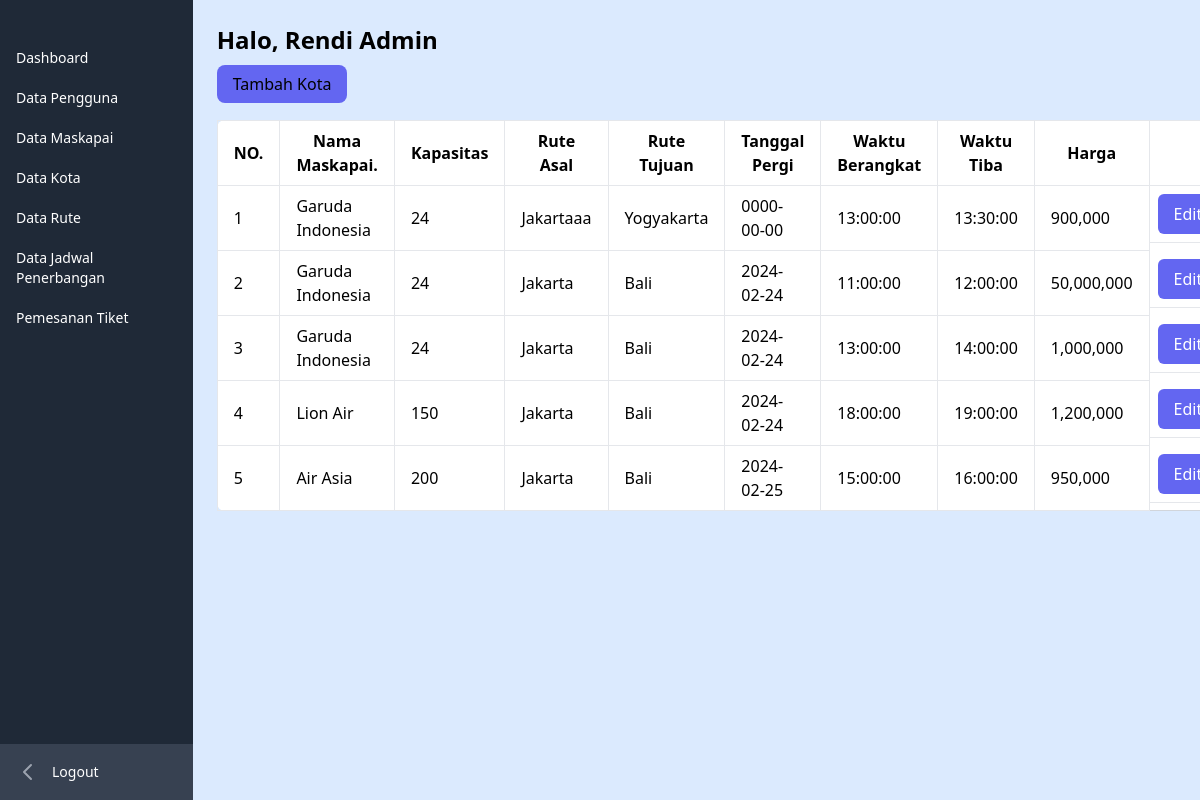
The page /admin/jadwal/index.php (signed in) on the database its author committed.
### tables this page shows
CREATE TABLE `jadwal_penerbangan` (
  `id_jadwal` int(11) NOT NULL,
  `id_rute` int(11) NOT NULL,
  `waktu_berangkat` time NOT NULL,
  `waktu_tiba` time NOT NULL,
  `harga` int(11) NOT NULL,
  `kapasitas_kursi` int(50) NOT NULL
);

CREATE TABLE `maskapai` (
  `id_maskapai` int(11) NOT NULL,
  `logo_maskapai` text DEFAULT NULL,
  `nama_maskapai` varchar(50) NOT NULL,
  `kapasitas` int(11) NOT NULL
);

CREATE TABLE `rute` (
  `id_rute` int(11) NOT NULL,
  `id_maskapai` int(11) NOT NULL,
  `rute_asal` varchar(100) NOT NULL,
  `rute_tujuan` varchar(100) NOT NULL,
  `tanggal_pergi` date NOT NULL
);

### admin/jadwal/functions.php (called while the page is built, shortened)
<?php
require '../../koneksi.php';
function query($query){
    global $conn;
    $rows = [];
    $result = mysqli_query($conn, $query);
    while($row = mysqli_fetch_assoc($result)){
        $rows[] = $row;
    }
    return $rows;
}

### admin/jadwal/index.php (the view, shortened to what this page needs)
<?php
require 'functions.php';
$jadwal = query("SELECT * FROM jadwal_penerbangan
INNER JOIN rute ON rute.id_rute = jadwal_penerbangan.id_rute
INNER JOIN maskapai ON rute.id_maskapai = maskapai.id_maskapai ORDER BY tanggal_pergi, waktu_berangkat");
?>
<?php require '../../layouts/sidebar_admin.php'; ?>
<div class="flex-auto overflow-x-hidden bg-blue-100">
    <div class="p-6">
        <div>
            <h1  class="text-2xl font-semibold text-blue-950 mb-4">Halo, <?= $_SESSION["nama_lengkap"]; ?></h1>
        </div>
        <div>
            <a href="tambah.php" class="bg-indigo-500 px-4 py-2 rounded-lg">Tambah Kota</a>
         </div>
    <table class="min-w-full border-collapse bg-white border border-gray-300 rounded-lg mt-6">
        <thead>
            <tr>
                <th class="border py-2 px-4 border-b">NO.</th>
                <th class="border py-2 px-4 border-b">Nama Maskapai.</th>
                <th class="border py-2 px-4 border-b">Kapasitas</th>
                <th class="border py-2 px-4 border-b">Rute Asal</th>
                <th class="border py-2 px-4 border-b">Rute Tujuan</th>
                <th class="border py-2 px-4 border-b">Tanggal Pergi</th>
                <th class="border py-2 px-4 border-b">Waktu Berangkat</th>
                <th class="border py-2 px-4 border-b">Waktu Tiba</th>
                <th class="border py-2 px-4 border-b">Harga</th>
                <th class="border py-2 px-4 border-b">Action</th>
            </tr>
        </thead>
             <tbody>
            <?php $no = 1; ?>
            <?php foreach($jadwal as $data) : ?>
                <tr>
                    <td class="border py-2 px-4 border-b"><?= $no; ?></td>
                    <td class="border py-2 px-4 border-b"><?= $data["nama_maskapai"]; ?></td>
                    <td class="border py-2 px-4 border-b"><?= $data["kapasitas"]; ?></td>
                    <td class="border py-2 px-4 border-b"><?= $data["rute_asal"]; ?></td>
                    <td class="border py-2 px-4 border-b"><?= $data["rute_tujuan"]; ?></td>
                    <td class="border py-2 px-4 border-b"><?= $data["tanggal_pergi"]; ?></td>
                    <td class="border py-2 px-4 border-b"><?= $data["waktu_berangkat"]; ?></td>
                    <td class="border py-2 px-4 border-b"><?= $data["waktu_tiba"]; ?></td>
                    <td class="border py-2 px-4 border-b"> <?= number_format($data["harga"]); ?></td>
                    <td class="flex  py-2 px-2 border-b justify-around">
                        <a href="edit.php?id=<?= $data["id_jadwal"]; ?>"
                                        class="fa-solid fa-pen-to-square text-md bg-indigo-500 text-white py-2 px-4 hover:text-black rounded-md"></i>Edit</a>
                    </td>
                    </tr>
                    </tbody>
                    <?php $no++; ?>
                    <?php endforeach; ?>
        </table>
    </div>
</div>

### rows shown on the page
jadwal_penerbangan: maskapai.nama_maskapai "Garuda Indonesia", maskapai.kapasitas "24", id_rute.rute_asal "Jakartaaa", id_rute.rute_tujuan "Yogyakarta", id_rute.tanggal_pergi "0000-00-00", waktu_berangkat "13:00:00", waktu_tiba "13:30:00", harga "900,000"
jadwal_penerbangan: maskapai.nama_maskapai "Garuda Indonesia", maskapai.kapasitas "24", id_rute.rute_asal "Jakarta", id_rute.rute_tujuan "Bali", id_rute.tanggal_pergi "2024-02-24", waktu_berangkat "11:00:00", waktu_tiba "12:00:00", harga "50,000,000"
jadwal_penerbangan: maskapai.nama_maskapai "Garuda Indonesia", maskapai.kapasitas "24", id_rute.rute_asal "Jakarta", id_rute.rute_tujuan "Bali", id_rute.tanggal_pergi "2024-02-24", waktu_berangkat "13:00:00", waktu_tiba "14:00:00", harga "1,000,000"
jadwal_penerbangan: maskapai.nama_maskapai "Lion Air", maskapai.kapasitas "150", id_rute.rute_asal "Jakarta", id_rute.rute_tujuan "Bali", id_rute.tanggal_pergi "2024-02-24", waktu_berangkat "18:00:00", waktu_tiba "19:00:00", harga "1,200,000"
jadwal_penerbangan: maskapai.nama_maskapai "Air Asia", maskapai.kapasitas "200", id_rute.rute_asal "Jakarta", id_rute.rute_tujuan "Bali", id_rute.tanggal_pergi "2024-02-25", waktu_berangkat "15:00:00", waktu_tiba "16:00:00", harga "950,000"

### other values the page prints
$_SESSION["nama_lengkap"] "Rendi Admin"
